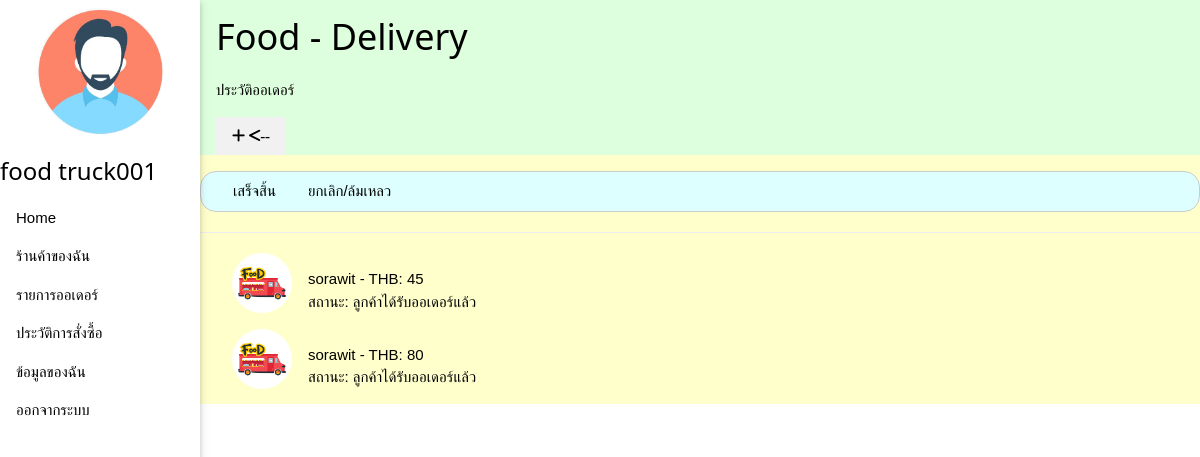
/food_history.php (signed in), run on the app's committed database.
### tables this page shows
CREATE TABLE `users` (
  `UID` int(11) NOT NULL,
  `Email` varchar(200) NOT NULL,
  `Password` varchar(200) NOT NULL,
  `Username` varchar(100) NOT NULL,
  `Full_Name` varchar(200) NOT NULL,
  `Phone_Number` varchar(20) NOT NULL,
  `Profile_Picture` text NOT NULL,
  `isRole` int(11) NOT NULL
);

CREATE TABLE `orders` (
  `OID` int(11) NOT NULL,
  `OName` varchar(200) NOT NULL,
  `Pick_Up_Time` datetime NOT NULL,
  `Status` int(11) NOT NULL,
  `Tip_Amount` double NOT NULL,
  `Total_Paid` double NOT NULL,
  `Delivery` int(11) NOT NULL,
  `UID` int(11) NOT NULL,
  `Money_Slip` varchar(255) NOT NULL,
  `FTID` int(11) NOT NULL
);

### food_history.php (the view, shortened to what this page needs)
<?php session_start();
include('config.php');
  $ID = $_SESSION['ID'];
  $name = $_SESSION['name'];
  $sql = "SELECT * FROM users WHERE UID = $ID";
    $result = $db->query($sql);
?>
<!DOCTYPE html>
<html>
<head>
	<link rel="stylesheet" href="css/w3.css">
</head>
<body>
	<?php while($row = $result->fetch_assoc()): ?>
	<div class="w3-sidebar w3-bar-block w3-collapse w3-card w3-animate-left" style="width:200px;" id="mySidebar">
	  <div class="w3-padding w3-center">
    <img class="w3-circle" src="img/<?php echo $row['Profile_Picture']; ?>" alt="avatar" style="width:75%">
  	</div>
  	<?php endwhile ?>
	  <h3><?php echo $name; ?></h3>
	  <a href="main.php" class="w3-bar-item w3-button">Home</a>
	  <a href="food.php" class="w3-bar-item w3-button">ร้านค้าของฉัน</a>
	  <a href="food_order.php" class="w3-bar-item w3-button">รายการออเดอร์</a>
	  <a href="food_history.php" class="w3-bar-item w3-button">ประวัติการสั่งซื้อ</a>
	  <a href="about.php" class="w3-bar-item w3-button">ข้อมูลของฉัน</a>
	  <a href="logout.php" class="w3-bar-item w3-button">ออกจากระบบ</a>
	</div>
	<div class="w3-main w3-pale-yellow" style="margin-left: 200px;">
		<div class="w3-light-grey">
			<div class="w3-pale-green w3-container">
			  	<h1>Food - Delivery</h1>
			  	<p>ประวัติออเดอร์</p>
			  	<a href="main.php" class="w3-left w3-button w3-light-grey"><i class="fas fa-plus"> <-- </i> </a>
			</div>
		</div>
		<div class="w3-bar w3-container w3-border w3-round-xlarge w3-panel w3-pale-blue" style="text-align: center;">
			<a href="food_history.php?Status=4" class="w3-bar-item w3-button">เสร็จสิ้น</a>
			<a href="food_history.php?Status=5" class="w3-bar-item w3-button">ยกเลิก/ล้มเหลว</a>
		</div>
		<hr>
		<div class="w3-pale-yellow w3-container">
			<?php
			if (!isset($_GET['Status'])) {
				$sql = "SELECT *
			FROM orders INNER JOIN food_trucks ON (orders.FTID = food_trucks.FTID)";
			} else {
				$sql = "SELECT *
			FROM orders INNER JOIN food_trucks ON (orders.FTID = food_trucks.FTID)
			WHERE food_trucks.UID = $ID AND orders.Status = '".$_GET["Status"]."' ";
			}
    	$result = $db->query($sql);
			while($row = $result->fetch_assoc()):
				if ($row["Status"] >= "4") {
				?>
				<div class="w3-container">
					<div class="w3-cell-row">
						<div class="w3-cell">
							<a href="food_history_menu.php?OID=<?php echo $row['OID']; ?>">
							<img src="img/food-truck.jpg" style="width:60px;cursor:zoom-in" class="w3-left w3-circle w3-margin-right">
							</a>
							<p><?php echo $row['OName']; ?> - THB: <?php echo $row['Total_Paid']; ?>
							<br>
							สถานะ: <?php if ($row['Status'] == "0") {
									echo "รอรับออเดอร์";
								} elseif ($row['Status'] == "1") {
									echo "ร้านกำลังทำอาหาร</p>";
								} elseif ($row['Status'] == "2") {
									echo "ร้านทำอาหารเสร็จแล้ว";
								} elseif ($row['Status'] == "3") {
									echo "ออเดอร์พร้อมส่งแล้ว/รอชำระเงิน";
								} elseif ($row['Status'] == "4") {
									echo "ลูกค้าได้รับออเดอร์แล้ว";
								} else {
									echo "ออเดอร์โดนยกเลิก/ล้มเหลว";
								}
								?>
							</p>
						</div>
					</div>
				</div>
		<?php
			}
		 endwhile ?>
		</div>
	</body>
</html>

### css/w3.css (style rules this page uses)
*,*:before,*:after { box-sizing:inherit }
html { -ms-text-size-adjust:100%;-webkit-text-size-adjust:100% }
body { margin:0 }
a { background-color:transparent }
img { border-style:none }
hr { box-sizing:content-box;height:0;overflow:visible }
html,body { font-family:Verdana,sans-serif;font-size:15px;line-height:1.5 }
html { overflow-x:hidden }
h1 { font-size:36px }
h3 { font-size:24px }
h1,h2,h3,h4,h5,h6 { font-family:"Segoe UI",Arial,sans-serif;font-weight:400;margin:10px 0 }
hr { border:0;border-top:1px solid #eee;margin:20px 0 }
img { vertical-align:middle }
a { color:inherit }
.w3-btn,.w3-button { border:none;display:inline-block;padding:8px 16px;vertical-align:middle;overflow:hidden;text-decoration:none;color:inherit;background-color:inherit;text-align:center;cursor:pointer;white-space:nowrap }
.w3-btn,.w3-button { -webkit-touch-callout:none;-webkit-user-select:none;-khtml-user-select:none;-moz-user-select:none;-ms-user-select:none;user-select:none }
.w3-sidebar { height:100%;width:200px;background-color:#fff;position:fixed!important;z-index:1;overflow:auto }
.w3-main,#main { transition:margin-left .4s }
.w3-bar { width:100%;overflow:hidden }
.w3-bar .w3-bar-item { padding:8px 16px;float:left;width:auto;border:none;display:block;outline:0 }
.w3-bar .w3-button { white-space:normal }
.w3-bar-block .w3-bar-item { width:100%;display:block;padding:8px 16px;text-align:left;border:none;white-space:normal;float:none;outline:0 }
.w3-container:after,.w3-container:before,.w3-panel:after,.w3-panel:before,.w3-row:after,.w3-row:before,.w3-row-padding:after,.w3-row-padding:before, .w3-cell-row:before,.w3-cell-row:after,.w3-clear:after,.w3-clear:before,.w3-bar:before,.w3-bar:after { content:"";display:table;clear:both }
.w3-cell-row { display:table;width:100% }
.w3-cell { display:table-cell }
@media (min-width:993px) { .w3-sidebar.w3-collapse { display:block!important } }
.w3-circle { border-radius:50% }
.w3-round-xlarge { border-radius:16px }
.w3-container,.w3-panel { padding:0.01em 16px }
.w3-panel { margin-top:16px;margin-bottom:16px }
.w3-card,.w3-card-2 { box-shadow:0 2px 5px 0 rgba(0,0,0,0.16),0 2px 10px 0 rgba(0,0,0,0.12) }
.w3-animate-left { position:relative;animation:animateleft 0.4s }
.w3-center { text-align:center!important }
.w3-border { border:1px solid #ccc!important }
.w3-margin-right { margin-right:16px!important }
.w3-padding { padding:8px 16px!important }
.w3-left { float:left!important }
.w3-light-grey,.w3-hover-light-grey:hover,.w3-light-gray,.w3-hover-light-gray:hover { color:#000!important;background-color:#f1f1f1!important }
.w3-pale-green,.w3-hover-pale-green:hover { color:#000!important;background-color:#ddffdd!important }
.w3-pale-yellow,.w3-hover-pale-yellow:hover { color:#000!important;background-color:#ffffcc!important }
.w3-pale-blue,.w3-hover-pale-blue:hover { color:#000!important;background-color:#ddffff!important }

### data on the page
users: Profile_Picture (placeholder picture)
orders: Status 4 (drawn), OName "sorawit", Total_Paid "45"
orders: Status 4 (drawn), OName "sorawit", Total_Paid "80"

### other printed values
$name "food truck001"
